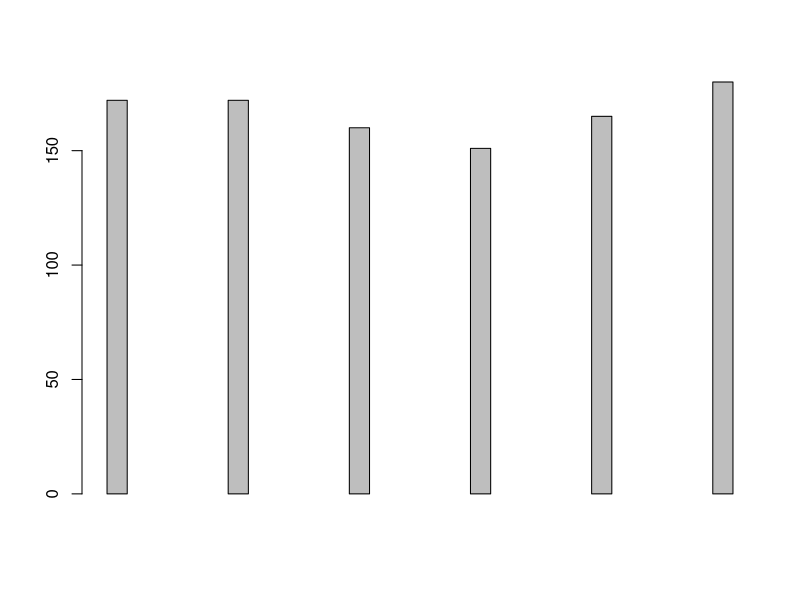

Source code (R):
n=1000
terning=sample(seq(1:6),n,replace=T)
frekvenser=hist(terning,breaks=c(0,1,2,3,4,5,6)+.5,plot=F)
frekvenser$counts #dette er resultat av hist()
barplot(frekvenser$counts,width=.1,space=c(5))
summary(terning)
mean(terning) #gjennomsnitt
median(terning) #median
var(terning) #varians
sqrt(var(terning))#standardavvik
sd(terning) #standardavvik